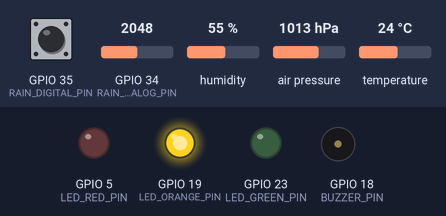
A sketch run on a simulated ESP32. On the bench: output pins drawn as LEDs (lit = HIGH), buzzer (waves = sounding, pin HIGH). The test bench sets the inputs (shaded band); at power-on: GPIO 34 (RAIN_ANALOG_PIN) = 2048, air pressure 1013 hPa, humidity 55 %, GPIO 35 (RAIN_DIGITAL_PIN) HIGH, temperature 24 °C. WiFi joins after 1.5 s; servers stay silent unless stated; uploads are accepted with an empty reply; what the sketch prints to the serial monitor is not drawn.

Above: at 3.9 s.
4.0 s: GPIO 34 (RAIN_ANALOG_PIN) set to 2745
10.5 s: GPIO 34 (RAIN_ANALOG_PIN) set to 2880
At 13.2 s:
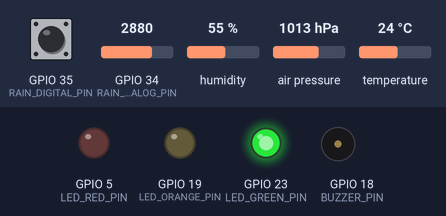
13.9 s: air pressure set to 952 hPa
At 15.5 s:
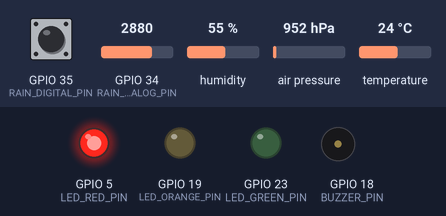
19.5 s: humidity set to 74 %
22.9 s: humidity set to 77 %
At 24.7 s:
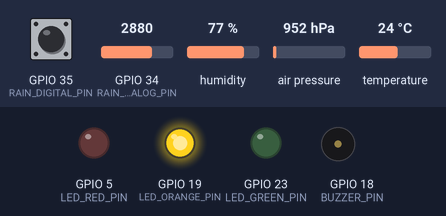
28.5 s: humidity set to 22 %
At 30.4 s:
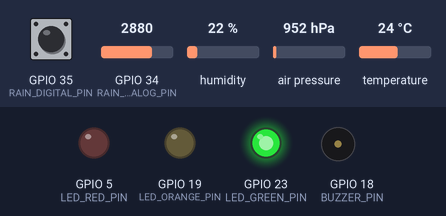
Timing chart, 0 to 31.9 s (numbered marks = the images above; inputs shaded):
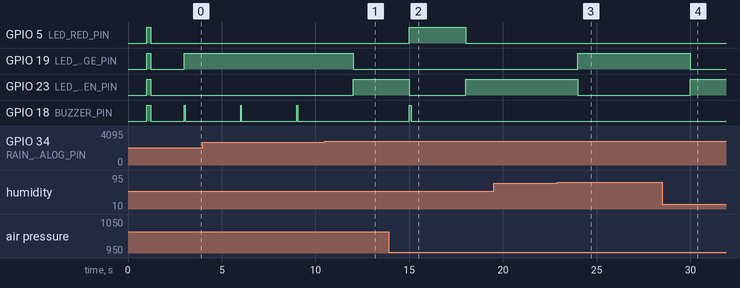

The sketch:

smart_rain_alert_esp32.ino
```cpp
/*
 * =========================================================================================
 * Project: Smart Rain Alert System - Low-Cost IoT Early-Warning System for Local Rainfall
 * Target Microcontroller: ESP32 DevKit V1
 * Sensors: BME280 (I2C), FC-37 / YL-83 Rain Drop Sensor Plate
 * Actuators: Active 5V Piezo Buzzer, Status LEDs
 * University Project-Based Training (PBT) Demonstration Firmware
 * =========================================================================================
 */

#include <WiFi.h>
#include <HTTPClient.h>
#include <Wire.h>
#include <Adafruit_Sensor.h>
#include <Adafruit_BME280.h>

// ---------------------- PIN DEFINITIONS ----------------------
#define RAIN_ANALOG_PIN   34    // ADC1_CH6 connected to Rain Sensor Analog OUT
#define RAIN_DIGITAL_PIN  35    // Connected to Rain Sensor Digital DO (Comparator)
#define BUZZER_PIN        18    // Active Piezo Buzzer
#define LED_GREEN_PIN     23    // Normal Status LED
#define LED_ORANGE_PIN    19    // Watch / Warning LED
#define LED_RED_PIN        5    // Severe Rain LED

// I2C Pins for BME280
#define I2C_SDA           21
#define I2C_SCL           22

// ---------------------- WI-FI & CLOUD CONFIG ----------------------
const char* ssid = "YOUR_WIFI_SSID";
const char* password = "YOUR_WIFI_PASSWORD";

// Server Ingestion Endpoint (Update with your local PC IP or cloud URL)
const char* serverEndpoint = "http://192.168.1.100:5000/api/telemetry";

// ---------------------- GLOBAL OBJECTS & STATE ----------------------
Adafruit_BME280 bme; // I2C address 0x76 or 0x77

// Calibration Thresholds
const int RAIN_DRY_THRESHOLD = 3200;      // Above 3200 ADC is completely dry
const int RAIN_HEAVY_THRESHOLD = 1500;    // Below 1500 ADC is heavy rain

float baselinePressure = 1013.25;
float lastPressureReading = 1013.25;
unsigned long lastTelemetryTime = 0;
const unsigned long TELEMETRY_INTERVAL = 3000; // Sample every 3 seconds

void setup() {
  Serial.begin(115200);
  delay(1000);
  Serial.println("\n[SYSTEM BOOT] Initializing Smart Rain Alert System Node...");

  // Configure Pins
  pinMode(RAIN_ANALOG_PIN, INPUT);
  pinMode(RAIN_DIGITAL_PIN, INPUT);
  pinMode(BUZZER_PIN, OUTPUT);
  pinMode(LED_GREEN_PIN, OUTPUT);
  pinMode(LED_ORANGE_PIN, OUTPUT);
  pinMode(LED_RED_PIN, OUTPUT);

  // Self-Test LEDs and Buzzer
  digitalWrite(LED_GREEN_PIN, HIGH);
  digitalWrite(LED_ORANGE_PIN, HIGH);
  digitalWrite(LED_RED_PIN, HIGH);
  digitalWrite(BUZZER_PIN, HIGH);
  delay(200);
  digitalWrite(BUZZER_PIN, LOW);
  digitalWrite(LED_GREEN_PIN, LOW);
  digitalWrite(LED_ORANGE_PIN, LOW);
  digitalWrite(LED_RED_PIN, LOW);

  // Initialize I2C and BME280
  Wire.begin(I2C_SDA, I2C_SCL);
  if (!bme.begin(0x76, &Wire)) {
    if (!bme.begin(0x77, &Wire)) {
      Serial.println("[ERROR] BME280 sensor not detected! Check wiring.");
    }
  } else {
    Serial.println("[OK] BME280 Environmental Sensor Online (Temp, Humidity, Pressure).");
    baselinePressure = bme.readPressure() / 100.0F;
    lastPressureReading = baselinePressure;
  }

  // Connect to Wi-Fi
  Serial.print("[CONNECTING] Wi-Fi: ");
  Serial.println(ssid);
  WiFi.begin(ssid, password);

  int attempts = 0;
  while (WiFi.status() != WL_CONNECTED && attempts < 20) {
    delay(500);
    Serial.print(".");
    attempts++;
  }

  if (WiFi.status() == WL_CONNECTED) {
    Serial.println("\n[OK] Connected to Wi-Fi Network.");
    Serial.print("Node IP Address: ");
    Serial.println(WiFi.localIP());
  } else {
    Serial.println("\n[OFFLINE] Running in Autonomous Standalone Edge Mode.");
  }
}

void loop() {
  unsigned long now = millis();
  if (now - lastTelemetryTime >= TELEMETRY_INTERVAL) {
    lastTelemetryTime = now;

    // 1. SENSE: Read Raw Sensors
    int rainRaw = analogRead(RAIN_ANALOG_PIN);
    bool rainDigital = (digitalRead(RAIN_DIGITAL_PIN) == LOW); // LOW indicates moisture on comparator

    float temperature = bme.readTemperature();
    float humidity = bme.readHumidity();
    float pressure = bme.readPressure() / 100.0F; // Convert Pa to hPa

    // Calculate Pressure Delta (Simulated or Real gradient)
    float pressureDelta = lastPressureReading - pressure;
    lastPressureReading = pressure;

    // Calculate Rain Intensity Percentage (0% Dry -> 100% Saturated)
    float rainIntensity = 0.0;
    if (rainRaw < RAIN_DRY_THRESHOLD) {
      rainIntensity = map(rainRaw, RAIN_DRY_THRESHOLD, 800, 0, 100);
      rainIntensity = constrain(rainIntensity, 0.0, 100.0);
    }

    // 2. PREDICT: Calculate Multi-Factor Rain Risk Score (0 - 100)
    int riskScore = 0;

    // Plate surface moisture contributes up to 50 points
    riskScore += (int)(rainIntensity * 0.50);

    // High humidity (>75%) adds up to 30 points
    if (humidity > 70.0) {
      riskScore += (int)((humidity - 70.0) * 1.0);
    }

    // Rapid barometric pressure drop adds up to 20 points
    if (pressureDelta > 0.5) {
      riskScore += (int)(pressureDelta * 15.0);
    }
    riskScore = constrain(riskScore, 0, 100);

    // 3. DECIDE: Map to 4 Alert Levels
    String alertLevel = "GREEN";
    if (rainIntensity > 50.0 || riskScore >= 75) {
      alertLevel = "RED"; // Severe Heavy Downpour
    } else if (riskScore >= 50 || rainIntensity > 15.0) {
      alertLevel = "ORANGE"; // Warning - Rain Imminent
    } else if (riskScore >= 25 || humidity > 75.0) {
      alertLevel = "YELLOW"; // Watch - Pressure Falling
    } else {
      alertLevel = "GREEN"; // Safe
    }

    // 4. ALERT: Actuate Local Hardware (LEDs & Buzzer)
    actuateLocalHardware(alertLevel);

    // Output Telemetry to Serial Monitor for Debugging
    Serial.printf("[TELEMETRY] Rain: %d (%.1f%%) | Temp: %.1fC | Hum: %.1f%% | Press: %.1fhPa | Risk: %d%% | Alert: %s\n",
                  rainRaw, rainIntensity, temperature, humidity, pressure, riskScore, alertLevel.c_str());

    // 5. COLLECT: Stream JSON payload to Cloud Backend
    if (WiFi.status() == WL_CONNECTED) {
      sendTelemetryToCloud(rainRaw, rainIntensity, temperature, humidity, pressure, riskScore, alertLevel);
    }
  }
}

// Controls local indicators (Green, Orange, Red LEDs and Piezo Buzzer)
void actuateLocalHardware(String level) {
  if (level == "RED") {
    digitalWrite(LED_GREEN_PIN, LOW);
    digitalWrite(LED_ORANGE_PIN, LOW);
    digitalWrite(LED_RED_PIN, HIGH);

    // Sound continuous/rapid alarm
    digitalWrite(BUZZER_PIN, HIGH);
    delay(100);
    digitalWrite(BUZZER_PIN, LOW);
  } else if (level == "ORANGE") {
    digitalWrite(LED_GREEN_PIN, LOW);
    digitalWrite(LED_ORANGE_PIN, HIGH);
    digitalWrite(LED_RED_PIN, LOW);

    // Intermittent warning beep
    digitalWrite(BUZZER_PIN, HIGH);
    delay(40);
    digitalWrite(BUZZER_PIN, LOW);
  } else if (level == "YELLOW") {
    digitalWrite(LED_GREEN_PIN, LOW);
    digitalWrite(LED_ORANGE_PIN, HIGH);
    digitalWrite(LED_RED_PIN, LOW);
    digitalWrite(BUZZER_PIN, LOW);
  } else {
    // Green Safe
    digitalWrite(LED_GREEN_PIN, HIGH);
    digitalWrite(LED_ORANGE_PIN, LOW);
    digitalWrite(LED_RED_PIN, LOW);
    digitalWrite(BUZZER_PIN, LOW);
  }
}

// Dispatches JSON telemetry payload to the Node.js / Cloud Server
void sendTelemetryToCloud(int rainAdc, float rainIntensity, float temp, float hum, float press, int risk, String level) {
  HTTPClient http;
  http.begin(serverEndpoint);
  http.addHeader("Content-Type", "application/json");

  // Construct JSON String
  String payload = "{";
  payload += "\"nodeId\":\"ESP32-NODE-01\",";
  payload += "\"rainAnalog\":" + String(rainAdc) + ",";
  payload += "\"rainIntensityPercent\":" + String(rainIntensity, 1) + ",";
  payload += "\"temperature\":" + String(temp, 1) + ",";
  payload += "\"humidity\":" + String(hum, 1) + ",";
  payload += "\"pressure\":" + String(press, 1) + ",";
  payload += "\"riskScore\":" + String(risk) + ",";
  payload += "\"alertLevel\":\"" + level + "\"";
  payload += "}";

  int httpCode = http.POST(payload);
  if (httpCode > 0) {
    // Serial.printf("[CLOUD] Ingestion response code: %d\n", httpCode);
  } else {
    // Serial.printf("[CLOUD ERROR] Failed to send telemetry: %s\n", http.errorToString(httpCode).c_str());
  }
  http.end();
}
```

Measured:
- the behaviour switches between 2816 and 2817 on GPIO 34 (RAIN_ANALOG_PIN) (found by bisection; images 0 and 1)
- the behaviour switches between 75 and 76 % on humidity (found by bisection; images 2 and 3)
- after the input at 10.5 s, GPIO 19 (LED_ORANGE_PIN): HIGH → LOW after 1.5 s; GPIO 23 (LED_GREEN_PIN): LOW → HIGH after 1.5 s; GPIO 18 (BUZZER_PIN): stays LOW (without the input it goes to HIGH after 1.5 s)
- after the input at 13.9 s, GPIO 5 (LED_RED_PIN): LOW → HIGH after 1.1 s, → LOW 3.0 s later; GPIO 23 (LED_GREEN_PIN): HIGH → LOW after 1.1 s, → HIGH 3.0 s later; GPIO 18 (BUZZER_PIN): LOW → HIGH after 1.1 s, → LOW 0.10 s later
- after the input at 19.5 s, every drawn part: stays the same
- after the input at 22.9 s, GPIO 19 (LED_ORANGE_PIN): LOW → HIGH after 1.1 s; GPIO 23 (LED_GREEN_PIN): HIGH → LOW after 1.1 s
- after the input at 28.5 s, GPIO 19 (LED_ORANGE_PIN): HIGH → LOW after 1.5 s; GPIO 23 (LED_GREEN_PIN): LOW → HIGH after 1.5 s
- by itself, GPIO 18 (BUZZER_PIN): alternates HIGH for 0.04 s and LOW for 3.0 s
